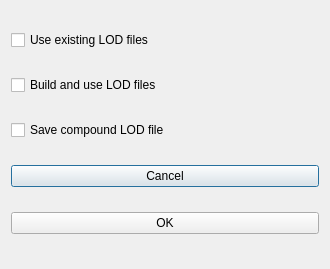
<?xml version="1.0" encoding="UTF-8"?>
<ui version="4.0">
 <class>AskForLODDialog</class>
 <widget class="QDialog" name="AskForLODDialog">
  <property name="geometry">
   <rect>
    <x>0</x>
    <y>0</y>
    <width>330</width>
    <height>269</height>
   </rect>
  </property>
  <property name="windowTitle">
   <string>LOD file processing</string>
  </property>
  <layout class="QVBoxLayout" name="verticalLayout">
   <item>
    <widget class="QCheckBox" name="useLODCheck">
     <property name="toolTip">
      <string>Use existing Level Of Distance files</string>
     </property>
     <property name="text">
      <string>Use existing LOD files</string>
     </property>
    </widget>
   </item>
   <item>
    <widget class="QCheckBox" name="buildLODCheck">
     <property name="toolTip">
      <string>Build and use LOD file</string>
     </property>
     <property name="text">
      <string>Build and use LOD files</string>
     </property>
    </widget>
   </item>
   <item>
    <widget class="QCheckBox" name="saveCompLODCheck">
     <property name="toolTip">
      <string>Save one file containing all LOD levels</string>
     </property>
     <property name="text">
      <string>Save compound LOD file</string>
     </property>
    </widget>
   </item>
   <item>
    <widget class="QPushButton" name="cancelButton">
     <property name="text">
      <string>Cancel</string>
     </property>
    </widget>
   </item>
   <item>
    <widget class="QPushButton" name="okButton">
     <property name="text">
      <string>OK</string>
     </property>
    </widget>
   </item>
  </layout>
 </widget>
 <resources/>
 <connections/>
</ui>
